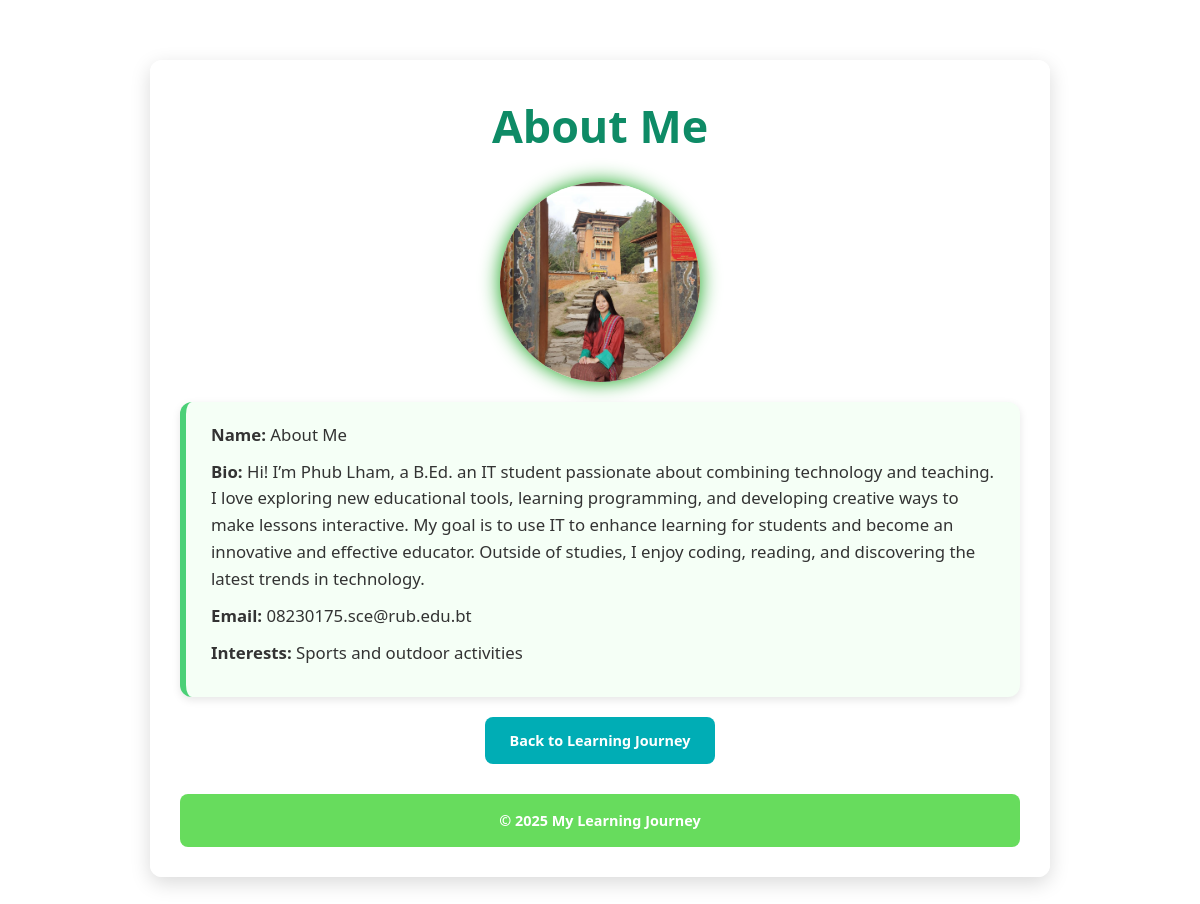
The page /about/ on the database its author committed.
### plJourney/models.py (models this page shows, shortened)
class AboutMe(models.Model):
    name = models.CharField(max_length=100)
    bio = models.TextField()
    email = models.EmailField()
    interests = models.CharField(max_length=255)
    class Meta:
        verbose_name = "About Me"
        verbose_name_plural = "About Me"

### plJourney/views.py (the view)
# urls.py: path('about/', views.about_me, name='about'), # About page
def about_me(request):
    about = AboutMe.objects.first()
    return render(request, 'plJourney/aboutMe.html', {'about': about})

### plJourney/Templates/plJourney/aboutMe.html (shortened to what this page needs)
{% load static %}
<!DOCTYPE html>
<html lang="en">
<head>
    <link rel="stylesheet" href="{% static 'style.css' %}">
</head>
<body>
    <div class="container">
        <h1>About Me</h1>
        {% if about %}
            <img src="{% static 'image/pl.jpg' %}" alt="Profile Picture" class="profile-img">
            <div class="card">
                <p><strong>Name:</strong> {{ about.name }}</p>
                <p><strong>Bio:</strong> {{ about.bio }}</p>
                <p><strong>Email:</strong> {{ about.email }}</p>
                <p><strong>Interests:</strong> {{ about.interests }}</p>
            </div>
        {% else %}
            <div class="card">
                <p>No information available yet. Please add details from the admin panel.</p>
            </div>
        {% endif %}
        <div style="text-align:center;">
            <a href="{% url 'index' %}" class="btn">Back to Learning Journey</a>
        </div>
        <footer>
            <p>&copy; 2025 My Learning Journey</p>
        </footer>
    </div>
</body>
</html>

### plJourney/static/style.css (style rules this page uses)
* { margin: 0; padding: 0; box-sizing: border-box; }
body { font-family: 'Segoe UI', Arial, sans-serif; color: #333; line-height: 1.6; background: linear-gradient(rgba(255,255,255,0.6), rgba(255,255,255,0.6)), url('https://www.trekupindia.com/wp-content/uploads/2024/05/uttrakhand-valley-of-flowers-trek.webp') no-repeat center center fixed; background-size: cover; }
.container { max-width: 900px; margin: 60px auto; padding: 30px; background: rgba(255, 255, 255, 0.9); border-radius: 12px; box-shadow: 0 6px 20px rgba(0, 0, 0, 0.15); backdrop-filter: blur(6px); }
h1, h2, h3 { color: #0e8b66; text-align: center; margin-bottom: 20px; }
h1 { font-size: 2.4rem; }
.profile-img { display: block; margin: 20px auto; width: 200px; height: 200px; border-radius: 50%; object-fit: cover; box-shadow: 0 0 20px #12a31b; transition: transform 0.4s ease-in-out; cursor: pointer; }
.card { background: #f5fff6; border-left: 6px solid #4bd077; border-radius: 12px; padding: 20px 25px; margin: 20px 0; box-shadow: 0 3px 8px rgba(0, 0, 0, 0.1); transition: transform 0.3s, box-shadow 0.3s; }
.card p { font-size: 1.05rem; margin-bottom: 10px; }
.btn { display: inline-block; padding: 12px 25px; background: #00adb5; color: #fff; text-decoration: none; border-radius: 8px; font-weight: bold; transition: background 0.3s, transform 0.3s; }
footer { text-align: center; background: #67dc5d; color: #fff; padding: 15px; margin-top: 30px; border-radius: 8px; font-weight: bold; }
body, p, a, li, span, button { font-size: clamp(0.9rem, 1vw, 1rem); }
h1 { font-size: clamp(2rem, 5vw, 2.8rem); }

### rows shown on the page
AboutMe: name "About Me", bio "Hi! I’m Phub Lham, a B.Ed. an IT student passionate about combining technology and teaching. I love exploring new educational tools, learning programming, and developing creative ways to make lessons interactive. My goal is to use IT to enhance learning for students and become an innovative and effective educator. Outside of studies, I enjoy coding, reading, and discovering the latest trends in technology.", email "08230175.sce@rub.edu.bt", interests "Sports and outdoor activities"
